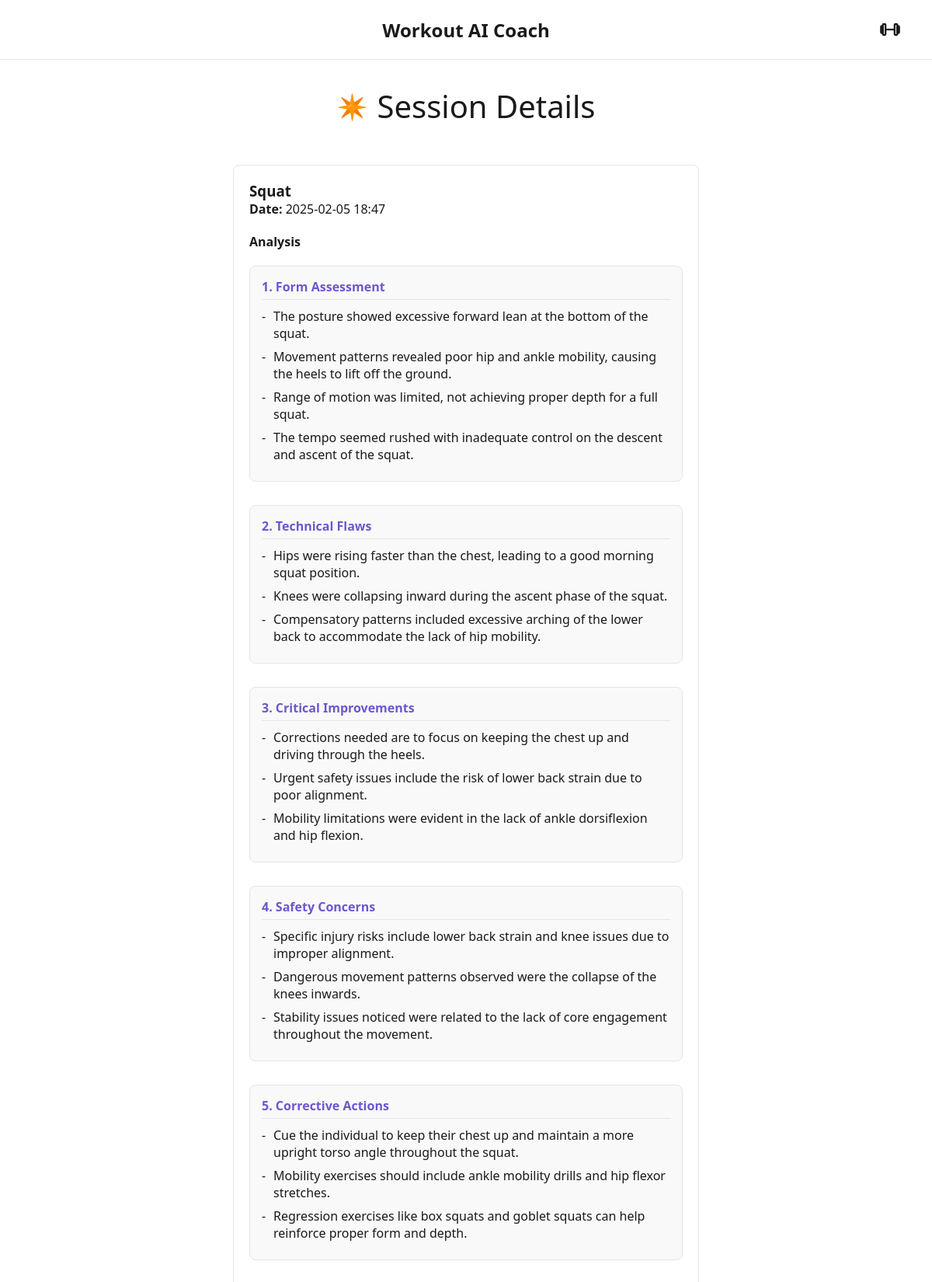
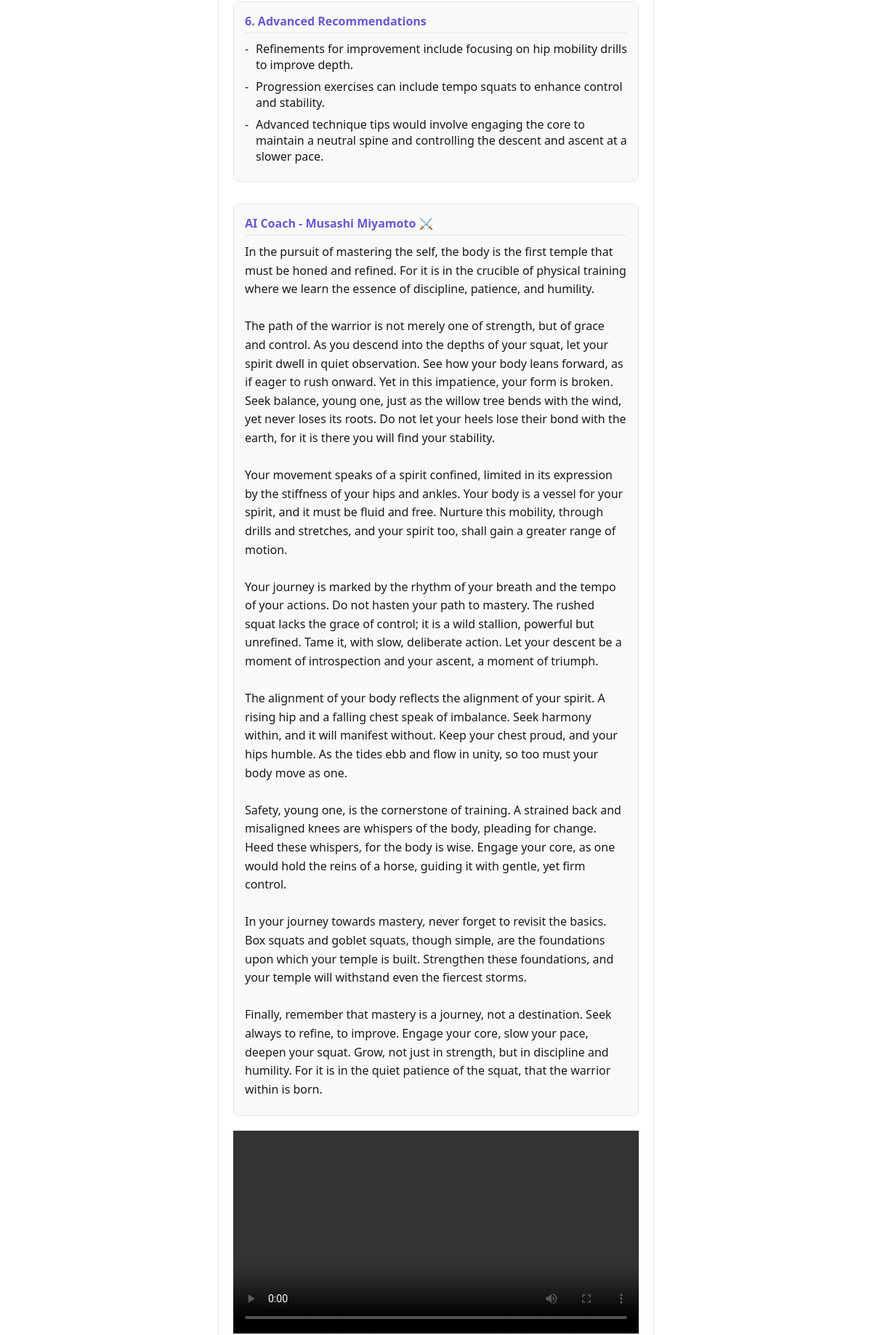
The page /session/2 (signed in, upper part) on the database its author committed (2 pictures, top to bottom).
### app.py (models this page shows, shortened)
class WorkoutSession(db.Model):
    id = db.Column(db.Integer, primary_key=True)
    user_id = db.Column(db.Integer, db.ForeignKey('user.id'), nullable=False)
    file_type = db.Column(db.String(10), nullable=False)  # 'video' or 'image'
    video_filename = db.Column(db.String(300), nullable=False)
    exercise = db.Column(db.String(50))
    analysis = db.Column(db.Text)
    feedback = db.Column(db.Text)
    notes = db.Column(db.Text)
    created_at = db.Column(db.DateTime, default=datetime.utcnow)
    character_id = db.Column(db.String(50))
    character_name = db.Column(db.String(100))
    user = db.relationship('User', backref='sessions')

### app.py (the view)
@app.route('/session/<int:session_id>')
@login_required
def session_detail(session_id):
    session_record = WorkoutSession.query.filter_by(id=session_id, user_id=current_user.id).first()
    if not session_record:
        return "Session not found or access denied", 404
    return render_template('session_detail.html', session=session_record)

### app.py (called while the page is built)
@login_manager.user_loader
def load_user(user_id):
    return User.query.get(int(user_id))

@app.before_request
def ensure_tables():
    global _table_created
    if not _table_created:
        db.create_all()
        _table_created = True

@app.context_processor
def utility_processor():
    return {'CHARACTERS': CHARACTERS}

### templates/session_detail.html (shortened to what this page needs)
{% extends "base.html" %}
{% block header %}
<header>
    <h1 class="header-title">
        <a href="{{ url_for('home') }}" class="home-link">Workout AI Coach</a>
    </h1>
    <div class="header-controls">
        <button class="menu-button">
        </button>
    </div>
</header>
{% endblock %}
{% block content %}
<div class="claude-container">
    <div class="greeting-container">
        <div class="greeting">
            <span class="greeting-icon">✴️</span>
            Session Details
        </div>
    </div>
    <div class="card">
        <h3>{{ session.exercise }}</h3>
        <p><strong>Date:</strong> {{ session.created_at.strftime('%Y-%m-%d %H:%M') }}</p>
        {% if session.analysis %}
        <div class="analysis-section">
            <h4>Analysis</h4>
            {% for section in session.analysis.split('\n\n') %}
                {% if section.strip() %}
                    {% set section_parts = section.split('\n', 1) %}
                    {% if section_parts|length > 1 %}
                        <div class="analysis-box">
                            <h3>{{ section_parts[0] }}</h3>
                            <ul>
                                {% for point in section_parts[1].split('\n') %}
                                    {% if point.strip() %}
                                        <li>{{ point.strip().lstrip('- ') }}</li>
                                    {% endif %}
                                {% endfor %}
                            </ul>
                        </div>
                    {% endif %}
                {% endif %}
            {% endfor %}
        </div>
        {% endif %}
        {% if session.feedback %}
        <div class="feedback-section">
            <div class="feedback-box">
                <h3>AI Coach - {{ session.character_name|default('Personal Trainer') }} {{ CHARACTERS[session.character_id].emoji if session.character_id }}</h3>
                <p>{{ session.feedback }}</p>
            </div>
        </div>
        {% endif %}
        <div class="media-section">
            {% if session.video_filename %}
            <video width="100%" controls>
                <source src="{{ url_for('uploaded_file', filename=session.video_filename) }}" type="video/mp4">
            </video>
            {% endif %}
        </div>
    </div>
</div>
{% endblock %}

### rows shown on the page
WorkoutSession: exercise "Squat", created_at "2025-02-05 18:47", character_name "Musashi Miyamoto", feedback "In the pursuit of mastering the self, the body is the first temple that must be honed and refined. For it is in the crucible of physical training where we learn the essence of discipline, patience, and humility. The path of the warrior is not merely one of strength, but of grace and control. As you descend into the depths of your squat, let your spirit dwell in quiet observation. See how your body leans forward, as if eager to rush onward. Yet in this impatience, your form is broken. Seek balance, young one, just as the willow tree bends with the wind, yet never loses its roots. Do not let your heels lose their bond with the earth, for it is there you will find your stability. Your movement…"

### other values the page prints
{{ section_parts[0] }} "1. Form Assessment" "2. Technical Flaws" "3. Critical Improvements" "4. Safety Concerns" "5. Corrective Actions" "6. Advanced Recommendations"
{{ point.strip().lstrip('- ') }} "The posture showed excessive forward lean at the bottom of the squat." "Movement patterns revealed poor hip and ankle mobility, causing the heels to lift off the ground." "Range of motion was limited, not achieving proper depth for a full squat." "The tempo seemed rushed with inadequate control on the descent and ascent of the squat." "Hips were rising faster than the chest, leading to a good morning squat position." "Knees were collapsing inward during the ascent phase of the squat." "Compensatory patterns included excessive arching of the lower back to accommodate the lack of hip mobility." "Corrections needed are to focus on keeping the chest up and driving through the heels." "Urgent safety issues include the risk of lower back strain due to poor alignment." "Mobility limitations were evident in the lack of ankle dorsiflexion and hip flexion." "Specific injury risks include lower back strain and knee issues due to improper alignment." "Dangerous movement patterns observed were the collapse of the knees inwards." "Stability issues noticed were related to the lack of core engagement throughout the movement." "Cue the individual to keep their chest up and maintain a more upright torso angle throughout the squat." "Mobility exercises should include ankle mobility drills and hip flexor stretches." "Regression exercises like box squats and goblet squats can help reinforce proper form and depth." "Refinements for improvement include focusing on hip mobility drills to improve depth." "Progression exercises can include tempo squats to enhance control and stability." "Advanced technique tips would involve engaging the core to maintain a neutral spine and controlling the descent and ascent at a slower pace."
{{ CHARACTERS[session.character_id].emoji if session.character_id }} "⚔️"
